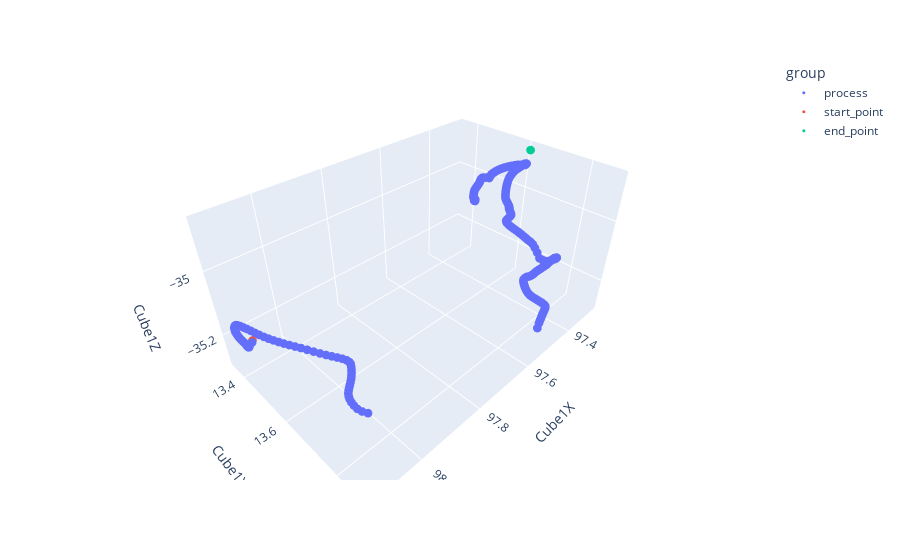

Notebook code for this chart:
### Code cell
n=0
groups = ['control','Anchoring','Asynchronized','Synchronized']
for h,d in Anchoring_pd_groupby:
    if n == 43:
    # if 1:
        plt.plot(d[column_name + 'X'].values - d[column_name + 'X'].values.mean() - delta_pos.ravel()[0],label=column_name + 'X')
        plt.plot(d[column_name + 'Y'].values - d[column_name + 'Y'].values.mean() - delta_pos.ravel()[1],label=column_name + 'Y')
        plt.plot(d[column_name + 'Z'].values - d[column_name + 'Z'].values.mean() - delta_pos.ravel()[2],label=column_name + 'Z')
        # plt.plot(d['vel_x'].values-0.2,label='vel_x')
        # plt.plot(d['vel_y'].values-0.2,label='vel_y')
        # plt.plot(d['vel_z'].values-0.2,label='vel_z')
        plt.legend()
        plt.show()
        if 1:
            d['group'] = 'process'
            d[column_name + 'X'] = d[column_name + 'X'] - delta_pos.ravel()[0]
            d[column_name + 'Y'] = d[column_name + 'Y'] - delta_pos.ravel()[1]
            d[column_name + 'Z'] = d[column_name + 'Z'] - delta_pos.ravel()[2]
            d = d.append(pd.DataFrame({column_name + 'X':[98.09391],column_name + 'Y':[13.35386],column_name + 'Z':[-35.24587],'group':'start_point'}),ignore_index=True)
            d = d.append(pd.DataFrame({column_name + 'X':[97.27963],column_name + 'Y':[13.61891],column_name + 'Z':[-34.86887],'group':'end_point'}),ignore_index=True)
            fig = px.scatter_3d(d, x=column_name + 'X', y=column_name + 'Y', z=column_name + 'Z',color='group')
                # color='left_cogload',color_continuous_scale=px.colors.sequential.Viridis, opacity=0.8,) #symbol='CollisionTargetName',symbol_sequence=["cross","circle"]
            fig.update_traces(marker_size = 3)
            fig.show()
        break
    n=n+1

### Figure 1 — Plotly figure (JSON) as saved in the notebook; plotly's stock layout.template omitted (floating-point values rounded to 4 significant figures; data arrays with more than 128 entries replaced by an {"elided": "..."} marker saying what was removed)
{"data": [{"hovertemplate": "group=process<br>Cube1X=%{x}<br>Cube1Y=%{y}<br>Cube1Z=%{z}<extra></extra>", "legendgroup": "process", "marker": {"color": "#636efa", "size": 3, "symbol": "circle"}, "mode": "markers", "name": "process", "scene": "scene", "showlegend": true, "type": "scatter3d", "x": {"elided": "2052 float values"}, "y": {"elided": "2052 float values"}, "z": {"elided": "2052 float values"}}, {"hovertemplate": "group=start_point<br>Cube1X=%{x}<br>Cube1Y=%{y}<br>Cube1Z=%{z}<extra></extra>", "legendgroup": "start_point", "marker": {"color": "#EF553B", "size": 3, "symbol": "circle"}, "mode": "markers", "name": "start_point", "scene": "scene", "showlegend": true, "type": "scatter3d", "x": [98.09], "y": [13.35], "z": [-35.25]}, {"hovertemplate": "group=end_point<br>Cube1X=%{x}<br>Cube1Y=%{y}<br>Cube1Z=%{z}<extra></extra>", "legendgroup": "end_point", "marker": {"color": "#00cc96", "size": 3, "symbol": "circle"}, "mode": "markers", "name": "end_point", "scene": "scene", "showlegend": true, "type": "scatter3d", "x": [97.28], "y": [13.62], "z": [-34.87]}], "layout": {"legend": {"title": {"text": "group"}, "tracegroupgap": 0}, "margin": {"t": 60}, "scene": {"domain": {"x": [0, 1], "y": [0, 1]}, "xaxis": {"title": {"text": "Cube1X"}}, "yaxis": {"title": {"text": "Cube1Y"}}, "zaxis": {"title": {"text": "Cube1Z"}}}}}
